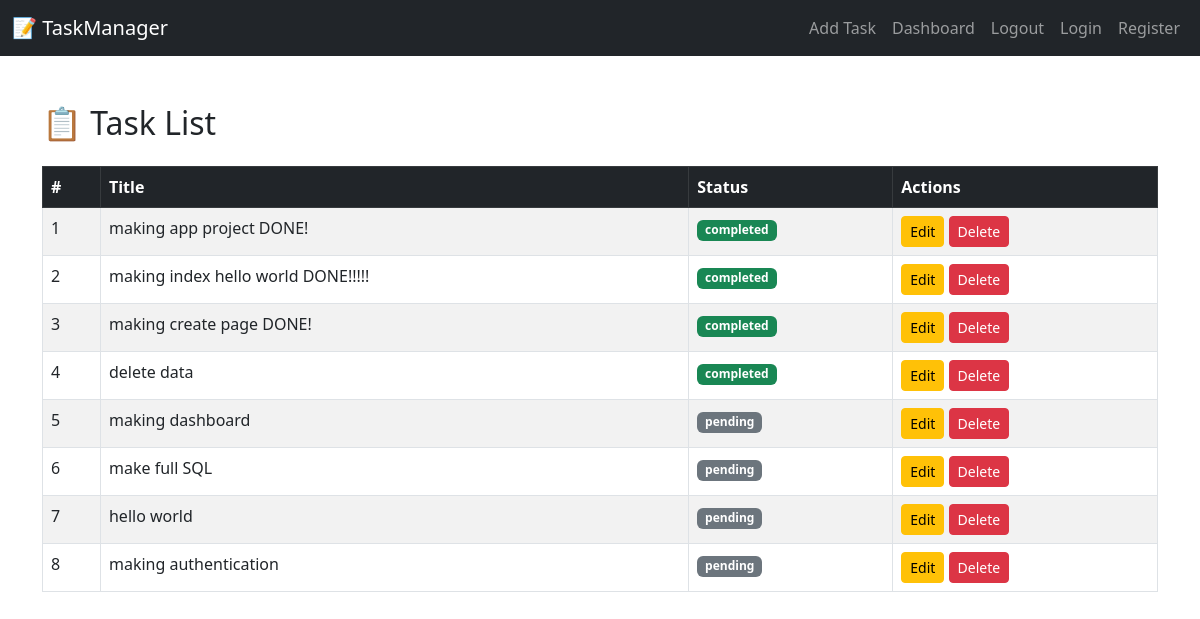
Before: / with the older database file.
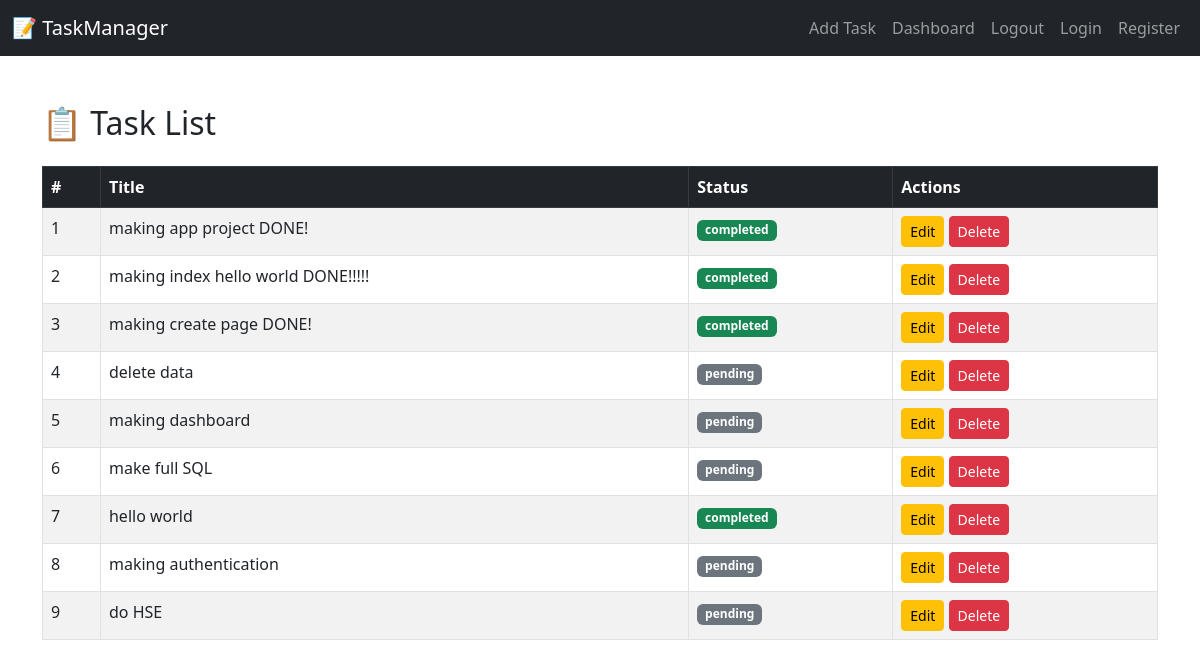
After: the same page with the newer database file.
### models/task.py (models this page shows)
class Task(db.Model):
    id = db.Column(db.Integer, primary_key=True)
    title = db.Column(db.String(100), nullable=False)
    status = db.Column(db.String(20), nullable=False)

### routes/task_routes.py (the view)
@task_bp.route('/')
def index():
    tasks = Task.query.all()
    return render_template('index.html', tasks=tasks)

### templates/index.html (shortened to what this page needs)
{% extends 'base.html' %}
{% block content %}
<h2 class="mb-4">📋 Task List</h2>
<table class="table table-striped table-bordered">
  <thead class="table-dark">
    <tr>
      <th>#</th>
      <th>Title</th>
      <th>Status</th>
      <th>Actions</th>
    </tr>
  </thead>
  <tbody>
    {% for task in tasks %}
    <tr>
      <td>{{ loop.index }}</td>
      <td>{{ task.title }}</td>
      <td>
        <span class="badge bg-{{ 'success' if task.status == 'completed' else 'secondary' }}">
          {{ task.status }}
        </span>
      </td>
      <td>
        <a href="/update/{{ task.id }}" class="btn btn-sm btn-warning">Edit</a>
        <a href="/delete/{{ task.id }}" class="btn btn-sm btn-danger" onclick="return confirm('Delete this task?')">Delete</a>
      </td>
    </tr>
    {% endfor %}
  </tbody>
</table>
{% endblock %}

### templates/base.html (shortened to what this page needs)
<!DOCTYPE html>
<html lang="en">
<head>
  <link href="https://cdn.jsdelivr.net/npm/bootstrap@5.3.0/dist/css/bootstrap.min.css" rel="stylesheet">
</head>
<body>
  {% include 'navbar.html' %}
  <div class="container mt-5">
    {% block content %}{% endblock %}
  </div>
</body>
</html>

### templates/navbar.html (shortened to what this page needs)
<nav class="navbar navbar-expand-lg navbar-dark bg-dark">
  <div class="container-fluid">
    <a class="navbar-brand" href="/">📝 TaskManager</a>
    <div class="collapse navbar-collapse" id="navbarNav">
      <ul class="navbar-nav ms-auto">
          <li class="nav-item"><a class="nav-link" href="/create">Add Task</a></li>
          <li class="nav-item"><a class="nav-link" href="/dashboard">Dashboard</a></li>
          <li class="nav-item"><a class="nav-link" href="/logout">Logout</a></li>
          <li class="nav-item"><a class="nav-link" href="/login">Login</a></li>
          <li class="nav-item"><a class="nav-link" href="/register">Register</a></li>
      </ul>
    </div>
  </div>
</nav>

Changed rows visible on the page:
changed Task "delete data": status "completed" → "pending"
changed Task "hello world": status "pending" → "completed"
added Task: title "do HSE", status "pending"
